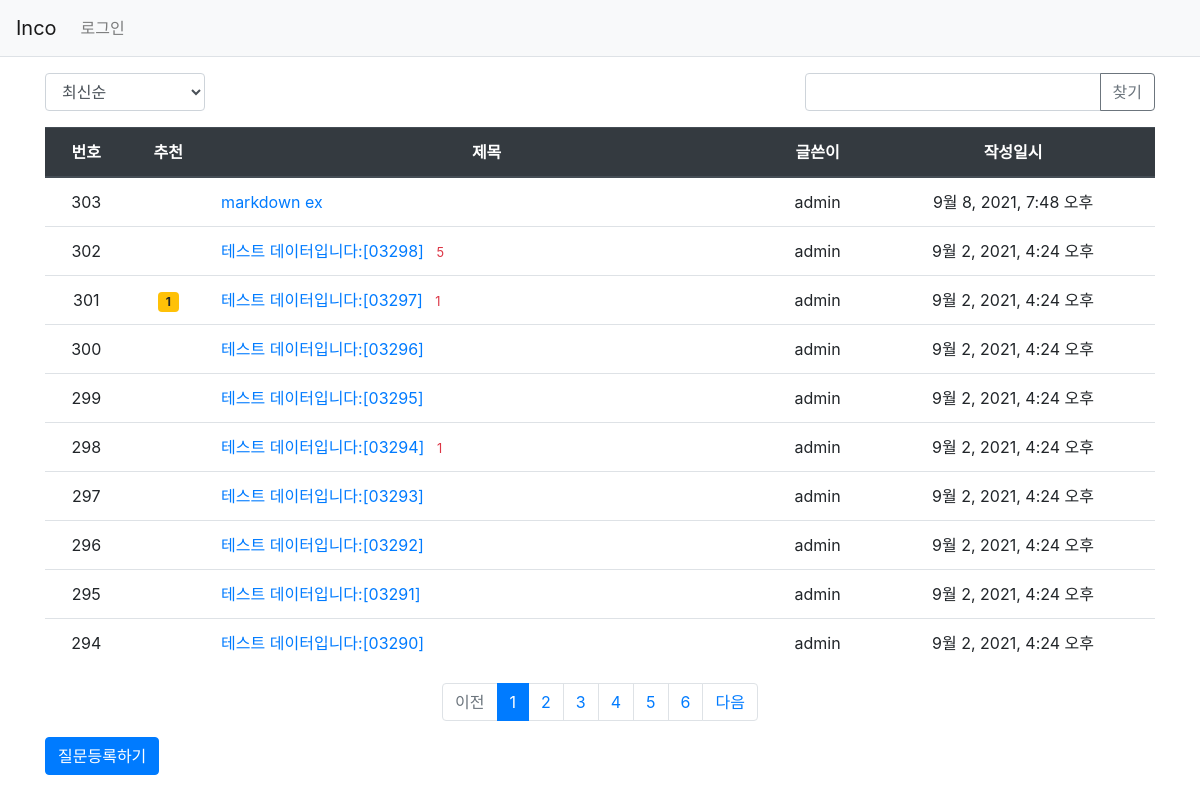
/inco/, run on the app's committed database.
### inco/models.py (models this page shows, shortened)
class Question(models.Model):
    author = models.ForeignKey(User, on_delete=models.CASCADE, related_name='author_question')
    subject = models.CharField(max_length=200)
    content = models.TextField()
    create_date = models.DateTimeField()
    modify_date = models.DateTimeField(null=True, blank=True)
    voter = models.ManyToManyField(User, related_name='voter_question')

### inco/views/base_views.py (the view, shortened to what this page needs)
# urls.py: path('', base_views.index, name='index'),
def index(request):
    page = request.GET.get('page', '1') #페이지
    kw = request.GET.get('kw','') # 검색어
    so = request.GET.get('so', 'recent') #정렬기준
    if so =='recommend':
        question_list= Question.objects.annotate(num_voter=Count('voter')).order_by('-num_voter', '-create_date')
    elif so == 'popular':
        question_list = Question.objects.annotate(num_answer=Count('answer')).order_by('-num_answer', '-create_date')
    else: #recent
        question_list = Question.objects.order_by('-create_date')
    paginator = Paginator(question_list, 10) # 페이지당 10개씩 보여주기
    page_obj = paginator.get_page(page)
    context = {'question_list': page_obj, 'page':page, 'kw':kw, 'so':so}
    return render(request, 'inco/question_list.html', context)

### inco/templatetags/inco_filter.py (called while the page is built)
@register.filter
def sub(value, arg):
    return value - arg

### templates/inco/question_list.html (shortened to what this page needs)
{% extends 'base.html' %}
{% load inco_filter %}
{% block content %}
<div class="container my-3">
    <div class="row justify-content-between my-3">
        <div class="col-2">
            <select class="form-control so">
                <option value="recent" {% if so == 'recent' %}selected{% endif %}>최신순</option>
            </select>
        </div>
        <div class="col-4 input-group">
            <input type="text" class="form-control kw" value="{{ kw|default_if_none:''}}">
            <div class="input-group-append">
                <button class="btn btn-outline-secondary" type="button" id="btn_search">찾기</button>
            </div>
        </div>
    </div>
    <table class="table">
        <thead>
        <tr class="text-center thead-dark">
            <th>번호</th>
            <th>추천</th>
            <th style="width:50%">제목</th>
            <th>글쓴이</th>
            <th>작성일시</th>
        </tr>
        </thead>
        <tbody>
        {% if question_list %}
        {% for question in question_list %}
        <tr class="text-center">
            <td>{{ question_list.paginator.count|sub:question_list.start_index|sub:forloop.counter0|add:1 }}</td>
            <td>
                {% if question.voter.all.count > 0%}
                <span class="badge badge-warning px-2 py-1">{{ question.voter.all.count }}</span>
                {% endif %}
            </td>
            <td class="text-left">
                <a href="{% url 'inco:detail' question.id %}">{{ question.subject }}</a>
                {% if question.answer_set.count > 0 %}
                <span class="text-danger small ml-2">{{ question.answer_set.count }}</span>
                {% endif %}
            </td>
            <td>{{ question.author.username }}</td>
            <td>{{ question.create_date }}</td>
        </tr>
        {% endfor %}
        {% else %}
        <tr>
            <td colspan="3">질문이 없습니다.</td>
        </tr>
        {% endif %}
        </tbody>
    </table>
    <ul class="pagination justify-content-center">
        {% if question_list.has_previous %}
        <li class="page-item">
            <a class="page-link" data-page="{{ question_list.previous_page_number}}" href="#">이전</a>
        </li>
        {% else %}
        <li class="page-item disabled">
            <a class="page-link" tabindex="-1" aria-disabled="true" href="#">이전</a>
        </li>
        {% endif %}
        {% for page_number in question_list.paginator.page_range %}
        {% if page_number >= question_list.number|add:-5 and page_number <= question_list.number|add:5 %}
            {% if page_number == question_list.number %}
            <li class="page-item active" aria-current="page">
                <a class="page-link" data-page="{{ page_number }}" href="#">{{ page_number }}</a>
            </li>
            {% else %}
            <li class="page-item">
                <a class="page-link" data-page="{{ page_number }}" href="#">{{ page_number }}</a>
            </li>
            {% endif %}
        {% endif %}
        {% endfor %}
        {% if question_list.has_next %}
        <li class="page-item">
            <a class="page-link" data-page="{{ question_list.next_page_number }}" href="#">다음</a>
        </li>
        {% else %}
        <li class="page-item disabled">
            <a class="page-link" tabindex="-1" aria-disabled="true" href="#">다음</a>
        </li>
        {% endif %}
    </ul>
    <a href="{% url 'inco:question_create' %}" class="btn btn-primary">질문등록하기</a>
</div>
{% endblock %}

### templates/base.html (shortened to what this page needs)
{% load static %}
<!doctype html>
<html lang="ko">
<head>
    <link rel="stylesheet" type="text/css" href="{% static 'bootstrap.min.css' %}">
    <link rel="stylesheet" type="text/css" href="{% static 'style.css' %}">
</head>
<body>
{% include "navbar.html" %}
{% block content %}
{% endblock %}
</body>
</html>

### templates/navbar.html (shortened to what this page needs)
<nav class="navbar navbar-expand-lg navbar-light bg-light border-bottom">
    <a class="navbar-brand" href="{% url 'inco:index' %}">Inco</a>
    <div class="collapse navbar-collapse flex-grow-0" id="navbarNav">
        <ul class="navbar-nav">
            <li class="nav-item ">
                {% if user.is_authenticated %}
                <a class="nave-link" href="{% url 'common:logout' %}">{{ user.username }}(로그아웃)</a>
                {% else %}
                <a class="nav-link" href="{% url 'common:login' %}">로그인</a>
                {% endif %}
            </li>
        </ul>
    </div>
</nav>

### data on the page
Question: paginator.count|sub "303", subject "markdown ex", author.username "admin", create_date "9월 8, 2021, 7:48 오후"
Question: paginator.count|sub "302", subject "테스트 데이터입니다:[03298]", answer_set.count "5", author.username "admin", create_date "9월 2, 2021, 4:24 오후"
Question: paginator.count|sub "301", voter.all.count "1", subject "테스트 데이터입니다:[03297]", answer_set.count "1", author.username "admin", create_date "9월 2, 2021, 4:24 오후"
Question: paginator.count|sub "300", subject "테스트 데이터입니다:[03296]", author.username "admin", create_date "9월 2, 2021, 4:24 오후"
Question: paginator.count|sub "299", subject "테스트 데이터입니다:[03295]", author.username "admin", create_date "9월 2, 2021, 4:24 오후"
Question: paginator.count|sub "298", subject "테스트 데이터입니다:[03294]", answer_set.count "1", author.username "admin", create_date "9월 2, 2021, 4:24 오후"
Question: paginator.count|sub "297", subject "테스트 데이터입니다:[03293]", author.username "admin", create_date "9월 2, 2021, 4:24 오후"
Question: paginator.count|sub "296", subject "테스트 데이터입니다:[03292]", author.username "admin", create_date "9월 2, 2021, 4:24 오후"
Question: paginator.count|sub "295", subject "테스트 데이터입니다:[03291]", author.username "admin", create_date "9월 2, 2021, 4:24 오후"
Question: paginator.count|sub "294", subject "테스트 데이터입니다:[03290]", author.username "admin", create_date "9월 2, 2021, 4:24 오후"

### other printed values
{{ page_number }} "1"
{{ page_number }} "2" "3" "4" "5" "6"
